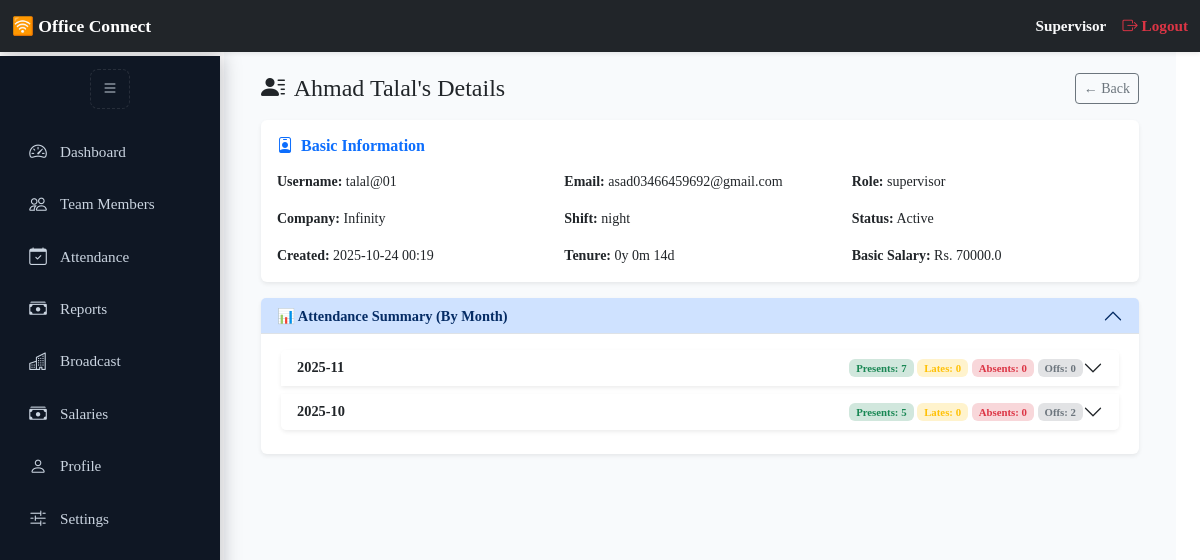
The app's page /admin/view-user/2 (signed in) with its own data.
### app/models.py (models this page shows, shortened)
class User(db.Model, UserMixin):
    __tablename__ = 'users'
    id = db.Column(db.Integer, primary_key=True)
    first_name = db.Column(db.String(50), nullable=True)
    last_name = db.Column(db.String(50), nullable=True)
    username = db.Column(db.String(64), unique=True, nullable=False)
    email = db.Column(db.String(120), unique=True)
    password_hash = db.Column(db.String(128), nullable=False)
    shift = db.Column(db.String(20), nullable=True)
    role = db.Column(db.String(20), nullable=False, default='agent')
    cnic = db.Column(db.String(20), nullable=True)
    company_id = db.Column(db.Integer, db.ForeignKey('companies.id'))
    company = db.relationship('Company', back_populates='users')
    salary = db.Column(db.Float, nullable=True, default=0.0)
    is_active_db = db.Column(db.Boolean, default=True)
    created_at = db.Column(db.DateTime, default=datetime.utcnow)
    travel_allowance_eligible = db.Column(db.Boolean, default=False)
    travel_allowance_amount = db.Column(db.Integer, nullable=True)
    father_name = db.Column(db.String(100), nullable=True)
    current_address = db.Column(db.String(255), nullable=True)
    permanent_address = db.Column(db.String(255), nullable=True)
    contact_number = db.Column(db.String(20), nullable=True)
    emergency_contact = db.Column(db.String(20), nullable=True)
    whatsapp_number = db.Column(db.String(20), nullable=True)
    blood_group = db.Column(db.String(10), nullable=True)
    resume_path = db.Column(db.String(255), nullable=True)  # Path to uploaded CV
    profile_picture = db.Column(db.String(255), nullable=True)
    cnic_front = db.Column(db.String(255), nullable=True)
    cnic_back = db.Column(db.String(255), nullable=True)
    guardian_cnic_front = db.Column(db.String(255), nullable=True)
    guardian_cnic_back = db.Column(db.String(255), nullable=True)
    profile_locked = db.Column(db.Boolean, default=False)
    penalties = db.relationship('Penalty', backref='user', foreign_keys='Penalty.user_id', lazy=True)
    marked_penalties = db.relationship('Penalty', backref='marker', foreign_keys='Penalty.marked_by', lazy=True)
    clearances = db.relationship('Clearance', backref='user', foreign_keys='Clearance.user_id', lazy=True)
    marked_clearances = db.relationship('Clearance', backref='marker', foreign_keys='Clearance.marked_by', lazy=True)
    @property
    def is_active(self):
        if self.username.lower() == "admin":
            return True
        return self.is_active_db
    @hybrid_property
    def full_name(self):
        return f"{self.first_name or ''} {self.last_name or ''}".strip()

class Company(db.Model):
    __tablename__ = 'companies'
    id = db.Column(db.Integer, primary_key=True)
    name = db.Column(db.String(150), unique=True, nullable=False)
    created_by = db.Column(db.String(100), nullable=False)
    created_at = db.Column(db.DateTime, default=datetime.utcnow)
    users = db.relationship('User', back_populates='company', lazy=True)

### app/routes/admin_routes.py (the view)
@admin_bp.route('/view-user/<int:user_id>')
@login_required
def view_user_details(user_id):
    from datetime import datetime
    from collections import defaultdict
    user = User.query.get_or_404(user_id)
    current_time = datetime.utcnow()
    attendance = (
        Attendance.query
        .filter_by(user_id=user_id)
        .order_by(Attendance.date.desc())
        .all()
    )
    penalties = (
        Penalty.query
        .filter_by(user_id=user_id)
        .order_by(Penalty.created_at.desc())
        .all()
    )
    penalties_by_date = defaultdict(list)
    for p in penalties:
        p_date = p.created_at.date() if p.created_at else None
        if p_date:
            penalties_by_date[p_date].append({
                "amount": p.amount,
                "reason": p.reason or "No reason provided",
                "added_by": f"{p.marker.first_name} {p.marker.last_name}" if p.marker else "Unknown"
            })
    for record in attendance:
        record_date = record.date
        record.penalty_details = penalties_by_date.get(record_date, [])
    total_presents = sum(1 for r in attendance if r.status.lower() == "present")
    total_lates = sum(
        1 for r in attendance
        if str(r.is_late).lower() in ['true', '1', 'yes', 'late']
    )
    total_absents = sum(1 for r in attendance if r.status.lower() == "absent")
    total_offs = sum(1 for r in attendance if r.status.lower() == "off")
    total_penalties = sum(p.amount for p in penalties)  # ✅ from penalties table
    total_bonuses = sum(r.bonus or 0 for r in attendance)
    total_salary = user.salary or 0
    pending = total_salary - total_penalties + total_bonuses
    stats = {
        "total_presents": total_presents,
        "total_lates": total_lates,
        "total_absents": total_absents,
        "total_offs": total_offs,
        "penalties": total_penalties,
        "bonuses": total_bonuses,
        "salary": total_salary,
        "pending": pending,
    }
    monthly_data = {}
    for record in attendance:
        month_key = record.date.strftime('%Y-%m')
        monthly_data.setdefault(month_key, []).append(record)
    return render_template(
        'admin/view_user_details.html',
        user=user,
        current_time=current_time,
        attendance=attendance,
        stats=stats,
        monthly_data=monthly_data
    )

### app/routes/auth_routes.py (called while the page is built)
@login_manager.user_loader
def load_user(user_id):
    return User.query.get(int(user_id))

### app/templates/admin/view_user_details.html (shortened to what this page needs)
{% extends "dashboard_base.html" %}
{% block dashboard_content %}
<link href="https://cdn.jsdelivr.net/npm/bootstrap@5.3.3/dist/css/bootstrap.min.css" rel="stylesheet">
<div class="container-fluid py-3">
  <div class="d-flex justify-content-between align-items-center mb-3 flex-wrap">
    <h4 class="mb-2 mb-md-0">
      <i class="bi bi-person-lines-fill me-1"></i> {{ user.first_name }} {{ user.last_name }}'s Details
    </h4>
    <a href="{{ url_for('admin.manage_companies') }}" class="btn btn-outline-secondary btn-sm mt-2 mt-md-0">← Back</a>
  </div>
  <div class="card shadow-sm border-0 mb-3">
    <div class="card-body small">
      <h6 class="fw-bold mb-3 text-primary"><i class="bi bi-person-badge me-1"></i> Basic Information</h6>
      <div class="row g-3">
        <div class="col-md-4"><strong>Username:</strong> {{ user.username }}</div>
        <div class="col-md-4"><strong>Email:</strong> {{ user.email }}</div>
        <div class="col-md-4"><strong>Role:</strong> {{ user.role }}</div>
        <div class="col-md-4"><strong>Company:</strong> {{ user.company.name if user.company else '-' }}</div>
        <div class="col-md-4"><strong>Shift:</strong> {{ user.shift or '-' }}</div>
        <div class="col-md-4"><strong>Status:</strong> {{ 'Active' if user.is_active else 'Disabled' }}</div>
        <div class="col-md-4"><strong>Created:</strong> {{ user.created_at.strftime('%Y-%m-%d %H:%M') }}</div>
          {% set delta = (current_time - user.created_at) %}
          {% set years = delta.days // 365 %}
          {% set months = (delta.days % 365) // 30 %}
          {% set days = (delta.days % 365) % 30 %}
          <div class="col-md-4"><strong>Tenure:</strong> {{ years }}y {{ months }}m {{ days }}d</div>
        <div class="col-md-4"><strong>Basic Salary:</strong> Rs. {{ user.salary or 0 }}</div>
      </div>
    </div>
  </div>
  <div class="accordion" id="attendanceAccordion">
    <div class="accordion-item shadow-sm border-0">
      <h2 class="accordion-header" id="headingSummary">
        <button class="accordion-button fw-semibold" type="button" data-bs-toggle="collapse"
          data-bs-target="#collapseSummary" aria-expanded="true" aria-controls="collapseSummary">
          📊 Attendance Summary (By Month)
        </button>
      </h2>
  <div id="collapseSummary" class="accordion-collapse collapse show" aria-labelledby="headingSummary"
    data-bs-parent="#attendanceAccordion">
    <div class="accordion-body">
      {% if monthly_data %}
        <div class="accordion" id="monthAccordion">
          {% for month, records in monthly_data.items() %}
          {% set total_presents = records | selectattr('status', 'equalto', 'Present') | list | length %}
          {% set total_lates = records | selectattr('is_late') | list | length %}
          {% set total_absents = records | selectattr('status', 'equalto', 'Absent') | list | length %}
          {% set total_offs = records | selectattr('status', 'equalto', 'Off') | list | length %}
          <div class="accordion-item mb-2 border-0 shadow-sm">
            <h2 class="accordion-header" id="heading-{{ loop.index }}">
              <button class="accordion-button collapsed small" type="button" data-bs-toggle="collapse"
                data-bs-target="#collapse-{{ loop.index }}" aria-expanded="false"
                aria-controls="collapse-{{ loop.index }}">
                <div class="w-100 d-flex justify-content-between flex-wrap">
                  <span><strong>{{ month }}</strong></span>
                  <span class="text-end">
                    <span class="badge bg-success-subtle text-success">Presents: {{ total_presents }}</span>
                    <span class="badge bg-warning-subtle text-warning">Lates: {{ total_lates }}</span>
                    <span class="badge bg-danger-subtle text-danger">Absents: {{ total_absents }}</span>
                    <span class="badge bg-secondary-subtle text-secondary">Offs: {{ total_offs }}</span>
                  </span>
                </div>
              </button>
            </h2>
          </div>
          {% endfor %}
        </div>
      {% else %}
        <div class="text-center text-muted py-4">
          <i class="bi bi-inbox fs-3 mb-2"></i>
          <p>No attendance data found.</p>
        </div>
      {% endif %}
    </div>
  </div>
</div>
  </div>
</div>
{% endblock %}

### app/templates/partials/navbar.html (shortened to what this page needs)
<nav class="navbar navbar-dark bg-dark fixed-top shadow-sm py-2">
  <div class="container-fluid d-flex justify-content-between align-items-center">
    <div class="d-flex align-items-center">
      <a class="navbar-brand fw-semibold" href="/">🛜 Office Connect</a>
    </div>
    <div class="d-flex align-items-center flex-wrap text-end">
      <span class="text-light me-3 fw-semibold">{{ current_user.role|capitalize }}</span>
      <a class="nav-link text-danger fw-semibold d-flex align-items-center" href="{{ url_for('auth.logout') }}">
        <i class="bi bi-box-arrow-right"></i> Logout
      </a>
    </div>
  </div>
</nav>

### app/templates/base.html (style rules this page uses)
html, body { width: 100%; height: 100%; margin: 0; padding: 0; overflow-x: hidden; background-color: #f5f7fb; font-family: 'Times New Roman', Times, serif !important; color: #1f2937; line-height: 1.6; scroll-behavior: smooth; }
:root { --primary: #2563eb; --primary-dark: #1e3a8a; --accent: #16a34a; --card-bg: #ffffff; --muted: #64748b; --shadow-sm: 0 4px 10px rgba(0, 0, 0, 0.05); --shadow-md: 0 8px 20px rgba(0, 0, 0, 0.1); --bubble-hover: 0 8px 20px rgba(37, 99, 235, 0.12); }
.card { border: none; border-radius: 16px; background: var(--card-bg); box-shadow: var(--shadow-sm); transition: transform 0.3s ease, box-shadow 0.3s ease; overflow: hidden; max-width: 100%; }
.btn { border-radius: 10px; font-family: 'Times New Roman', Times, serif; transition: all 0.25s ease; white-space: nowrap; }
body { padding-top: 56px; }

### app/templates/partials/navbar.html (style rules this page uses)
.navbar { font-family: 'Times New Roman', Times, serif; transition: all 0.3s ease; z-index: 1050; }
.navbar .navbar-brand { font-size: 1.1rem; white-space: nowrap; }
.navbar .text-light, .navbar .nav-link { font-size: 0.95rem; white-space: nowrap; }
.navbar .nav-link i { margin-right: 4px; }
body { padding-top: 8px; }
.navbar { z-index: 3000 !important; }

### app/templates/dashboard_base.html (style rules this page uses)
:root { --sidebar-bg: #0f1724; --sidebar-hover: #14243a; --accent: #2563eb; --muted: #cbd5e1; --header-h: 56px; --content-bg: #f8fafc; }
body { font-family: 'Times New Roman', Times, serif !important; margin: 0; overflow-x: hidden; }

### app/templates/admin/view_user_details.html (style rules this page uses)
.accordion-button { font-size: 0.9rem; padding: 0.5rem 1rem; }
.accordion-body { font-size: 0.85rem; }

### records on screen
User: role "Supervisor", first_name "Ahmad", last_name "Talal", username "talal@01", email "asad03466459692@gmail.com", role "supervisor", shift "night", username+is_active_db "Active", created_at "2025-10-24 00:19", salary "70000.0"
Company: company "Infinity"

### other values on screen
{{ month }} "2025-11" "2025-10"
{{ total_presents }} "7" "5"
{{ total_lates }} "0" "0"
{{ total_absents }} "0" "0"
{{ total_offs }} "0" "2"
